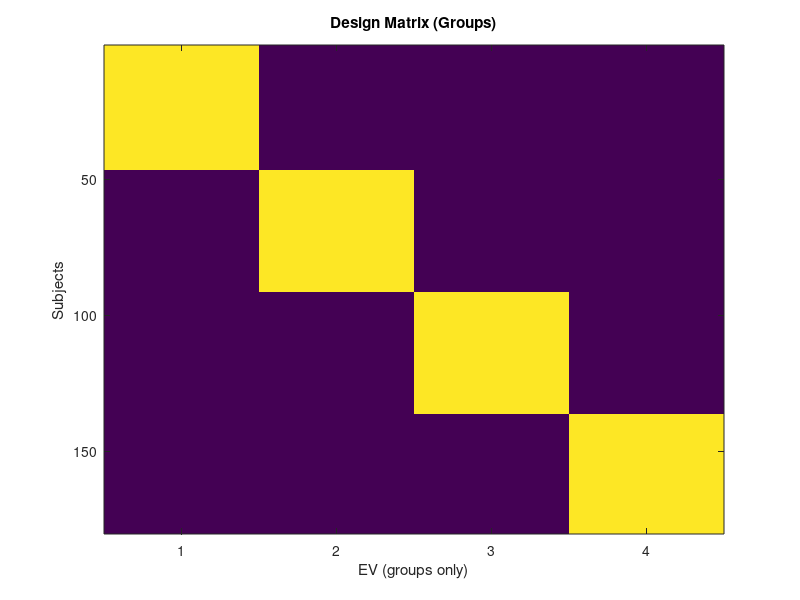

Here is the MATLAB script that generated this plot:
% Group sizes
% groupSizes = [46, 45, 45, 44, 22];

% groupSizes = [50, 22, 4];
% 
% 
% nGroups = length(groupSizes);
% totalSubs = sum(groupSizes);
% 
% % Create design matrix: one-hot encoding for each group
% designMat = zeros(totalSubs, nGroups);
% 
% startIdx = 1;
% for g = 1:nGroups
%     designMat(startIdx : startIdx + groupSizes(g) - 1, g) = 1;
%     startIdx = startIdx + groupSizes(g);
% end
% 
% % Prepare .mat file text content
% fid = fopen('design.mat','w');
% fprintf(fid, '/NumWaves %d\n', nGroups);
% fprintf(fid, '/NumPoints %d\n', totalSubs);
% fprintf(fid, '/PPheights');
% fprintf(fid, ' 1'); % Assuming all EVs have height 1
% for i = 2:nGroups
%     fprintf(fid, ' 1');
% end
% fprintf(fid, '\n');
% fprintf(fid, '/Matrix\n');
% 
% % for i = 1:totalSubs
% %     fprintf(fid, '%d %d %d %d %d\n', designMat(i,1), designMat(i,2), designMat(i,3), designMat(i,4), designMat(i,5));
% % end
% 
% for i = 1:totalSubs
%     fprintf(fid, [repmat('%d ', 1, nGroups) '\n'], designMat(i,:));
% end
% 
% 
% fclose(fid);
% 
% imagesc(designMat)
% xlabel('Groups'); ylabel('Subjects')
% title('Design Matrix')

%%
% groupSizes = [46, 45, 45, 44, 22];
% grp = [];
% 
% for g = 1:length(groupSizes)
%     grp = [grp; repmat(g, groupSizes(g), 1)];
% end
% 
% % Save to design.grp file
% fid = fopen('design.grp', 'w');
% fprintf(fid, '%d\n', grp);
% fclose(fid);
% 
%%
groupSizes = [45, 22, 3];
nGroups = length(groupSizes);
totalSubs = sum(groupSizes);

% ---- 1. One-hot encoding for groups ----
designMat = zeros(totalSubs, nGroups);
startIdx = 1;
for g = 1:nGroups
    designMat(startIdx : startIdx + groupSizes(g) - 1, g) = 1;
    startIdx = startIdx + groupSizes(g);
end

% ---- 2. Add covariate: age ----
ages = [
34 35 30 39 31 40 43 38 35 33 49 44 46 31 36 45 30 44 46 31 ...
37 39 38 45 34 30 40 43 33 32 41 45 33 49 45 44 42 40 50 50 37 49 49 46 40 ...
75 55 47 39 41 65 69 31 64 70 61 70 72 37 55 41 60 67 49 57 73 49 ...
57 56 57 ...
]';

length(ages)-22-3

%

if length(ages) ~= totalSubs
    error('Number of ages (%d) does not match number of subjects (%d)', length(ages), totalSubs);
end

% Append age column
designMat = [designMat ages];

% ---- 3. Write to design.mat ----
nEVs = nGroups + 1; % group EVs + age covariate
fid = fopen('design.mat','w');
fprintf(fid, '/NumWaves %d\n', nEVs);
fprintf(fid, '/NumPoints %d\n', totalSubs);
fprintf(fid, '/PPheights');
fprintf(fid, repmat(' 1', 1, nEVs));
fprintf(fid, '\n');
fprintf(fid, '/Matrix\n');

for i = 1:totalSubs
    fprintf(fid, [repmat('%d ', 1, nGroups) '%.2f\n'], designMat(i,1:nGroups), designMat(i,end));
end

fclose(fid);

% ---- 4. Quick check ----
imagesc(designMat(:,1:end-1)) % only show group columns
xlabel('EV (groups only)'); ylabel('Subjects')
title('Design Matrix (Groups)')

%% for DTI missing some subs

groupSizes = [43, 22, 2];
nGroups = length(groupSizes);
totalSubs = sum(groupSizes);

% ---- 1. One-hot encoding for groups ----
designMat = zeros(totalSubs, nGroups);
startIdx = 1;
for g = 1:nGroups
    designMat(startIdx : startIdx + groupSizes(g) - 1, g) = 1;
    startIdx = startIdx + groupSizes(g);
end

% ---- 2. Add covariate: age ----
ages = [
34;31;43;38;35;33;49;46;36;45;30;44;46;31;37;39;38;45;34;30;31;35;40;43;33;41;45;33;49;45;37;44;42;40;50;50;37;49;47;49;50;46;40;
75;55;47;39;41;65;69;31;64;70;61;70;72;37;55;41;60;67;49;57;73;49;
57;56
];


if length(ages) ~= totalSubs
    error('Number of ages (%d) does not match number of subjects (%d)', length(ages), totalSubs);
end

% Append age column
designMat = [designMat ages];

% ---- 3. Write to design.mat ----
nEVs = nGroups + 1; % group EVs + age covariate
fid = fopen('design.mat','w');
fprintf(fid, '/NumWaves %d\n', nEVs);
fprintf(fid, '/NumPoints %d\n', totalSubs);
fprintf(fid, '/PPheights');
fprintf(fid, repmat(' 1', 1, nEVs));
fprintf(fid, '\n');
fprintf(fid, '/Matrix\n');

for i = 1:totalSubs
    fprintf(fid, [repmat('%d ', 1, nGroups) '%.2f\n'], designMat(i,1:nGroups), designMat(i,end));
end

fclose(fid);

% ---- 4. Quick check ----
imagesc(designMat(:,1:end-1)) % only show group columns
xlabel('EV (groups only)'); ylabel('Subjects')
title('Design Matrix (Groups)')

%% %% TRY nexpo 1 2 3 4 again

groupSizes = [46, 45, 45, 44];
nGroups = length(groupSizes);
totalSubs = sum(groupSizes);

% ---- 1. One-hot encoding for groups ----
designMat = zeros(totalSubs, nGroups);
startIdx = 1;
for g = 1:nGroups
    designMat(startIdx : startIdx + groupSizes(g) - 1, g) = 1;
    startIdx = startIdx + groupSizes(g);
end

% ---- 2. Add covariate: age ----

ages = [19 18 19 19 18 18 18 19 19 19 19 19 18 19 18 19 18 18 18 19 18 19 19 19 19 18 18 19 19 18 ...
        19 19 19 19 19 18 18 18 19 18 18 18 18 18 18 18 34 35 30 39 31 40 43 38 35 33 49 44 46 31 ...
        36 45 30 44 46 31 37 39 38 45 34 30 40 43 33 32 41 45 33 49 45 44 42 40 50 50 37 49 49 46 ...
        40 39 46 41 32 40 33 35 31 31 37 44 31 33 45 43 47 45 49 45 39 38 32 30 38 46 38 46 38 43 ...
        50 43 47 31 37 47 41 36 41 38 47 35 43 49 48 46 35 47 45 31 46 48 48 47 49 37 49 37 44 45 ...
        31 50 50 34 36 32 34 39 39 49 40 49 30 49 35 34 32 40 43 42 40 36 43 38 33 31 38 30 38 35]';


length(ages)


if length(ages) ~= totalSubs
    error('Number of ages (%d) does not match number of subjects (%d)', length(ages), totalSubs);
end

% Append age column
designMat = [designMat ages];

% ---- 3. Write to design.mat ----
nEVs = nGroups + 1; % group EVs + age covariate
fid = fopen('design.mat','w');
fprintf(fid, '/NumWaves %d\n', nEVs);
fprintf(fid, '/NumPoints %d\n', totalSubs);
fprintf(fid, '/PPheights');
fprintf(fid, repmat(' 1', 1, nEVs));
fprintf(fid, '\n');
fprintf(fid, '/Matrix\n');

for i = 1:totalSubs
    fprintf(fid, [repmat('%d ', 1, nGroups) '%.2f\n'], designMat(i,1:nGroups), designMat(i,end));
end

fclose(fid);

% ---- 4. Quick check ----
imagesc(designMat(:,1:end-1)) % only show group columns
xlabel('EV (groups only)'); ylabel('Subjects')
title('Design Matrix (Groups)')
